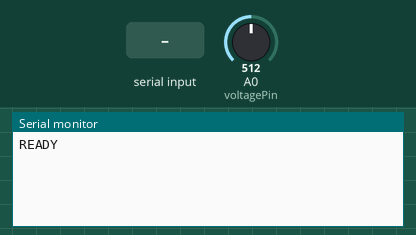
A sketch run on a simulated Arduino Uno, built with avr-gcc and run on an emulated ATmega328P. Parts: the last lines printed to the serial monitor. The test bench sets the inputs (shaded band); at power-on: A0 (voltagePin) = 512.

Above: at 1.2 s.
1.3 s: "MEASURE\n" received over Serial
At 2.5 s:
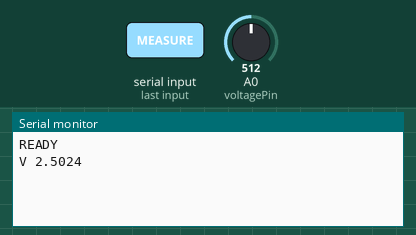
2.8 s: "1\n" received over Serial
At 3.6 s:
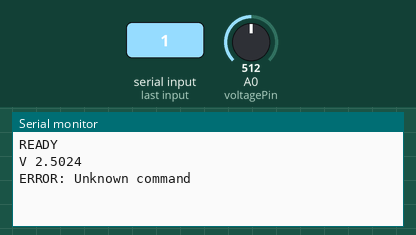

Measured:
- after the input at 1.3 s, the serial monitor: prints a new line at once (image 1)
- after the input at 2.8 s, the serial monitor: prints a new line at once (image 2)

The sketch:

Sensor_Arduino_Control.ino
```cpp
const int voltagePin = A0;

// Arduino Uno ADC reference voltage
const float ADC_REFERENCE = 5.0;

// Number of readings to average
const int NUM_SAMPLES = 5;

void setup() {

  Serial.begin(9600);

  Serial.println("READY");
}

void loop() {

  if (Serial.available() > 0) {

    String command = Serial.readStringUntil('\n');
    command.trim();

    if (command == "MEASURE") {

      // Take multiple measurements and average them
      long total = 0;

      for (int i = 0; i < NUM_SAMPLES; i++) {
        total += analogRead(voltagePin);
        delay(0.1);
      }

      float averageADC = total / (float)NUM_SAMPLES;

      // Convert ADC reading to voltage
      float voltage = averageADC * ADC_REFERENCE / 1023.0;

      Serial.print("V ");
      Serial.println(voltage, 4);
    }

    else {
      Serial.println("ERROR: Unknown command");
    }
  }
}
```
